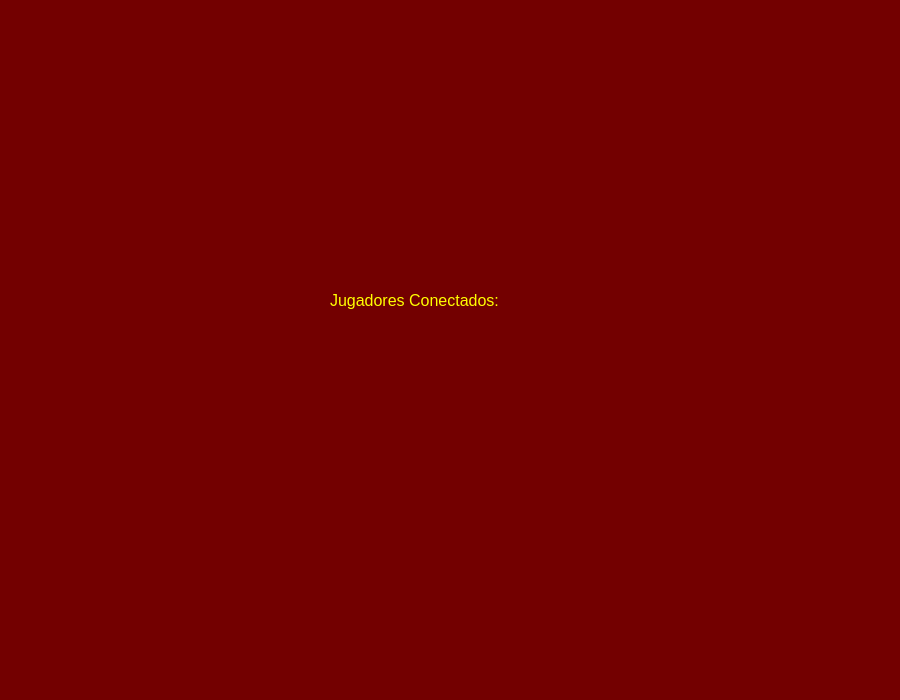
<?xml version="1.0" encoding="UTF-8"?>
<ui version="4.0">
 <class>Form</class>
 <widget class="QWidget" name="Form">
  <property name="windowModality">
   <enum>Qt::WindowModal</enum>
  </property>
  <property name="geometry">
   <rect>
    <x>0</x>
    <y>0</y>
    <width>900</width>
    <height>700</height>
   </rect>
  </property>
  <property name="windowTitle">
   <string>DCColonos</string>
  </property>
  <property name="styleSheet">
   <string notr="true">background-color: rgb(115, 0, 0);</string>
  </property>
  <widget class="QLabel" name="label">
   <property name="geometry">
    <rect>
     <x>170</x>
     <y>50</y>
     <width>511</width>
     <height>211</height>
    </rect>
   </property>
   <property name="text">
    <string/>
   </property>
   <property name="pixmap">
    <pixmap>../sprites/Otros/Logo_sol.png</pixmap>
   </property>
   <property name="scaledContents">
    <bool>true</bool>
   </property>
  </widget>
  <widget class="QLabel" name="label_2">
   <property name="geometry">
    <rect>
     <x>330</x>
     <y>270</y>
     <width>221</width>
     <height>61</height>
    </rect>
   </property>
   <property name="font">
    <font>
     <family>MS Shell Dlg 2</family>
     <pointsize>12</pointsize>
     <weight>50</weight>
     <italic>false</italic>
     <bold>false</bold>
    </font>
   </property>
   <property name="styleSheet">
    <string notr="true">color: rgb(255, 255, 0);
font: 12pt &quot;MS Shell Dlg 2&quot;;</string>
   </property>
   <property name="text">
    <string>Jugadores Conectados:</string>
   </property>
  </widget>
  <widget class="QWidget" name="gridLayoutWidget">
   <property name="geometry">
    <rect>
     <x>250</x>
     <y>360</y>
     <width>331</width>
     <height>191</height>
    </rect>
   </property>
   <layout class="QGridLayout" name="layout_nombres"/>
  </widget>
 </widget>
 <resources/>
 <connections/>
</ui>
